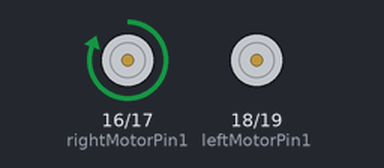
Simulated run of this sketch. Board: Arduino Uno, built with avr-gcc and run on an emulated ATmega328P. Parts: motor-driver pin pairs drawn as motors (green arrow = first pin HIGH = forward, orange = second pin HIGH = backward, longer = more drive).

Above: at 1.0 s.
At 3.0 s:
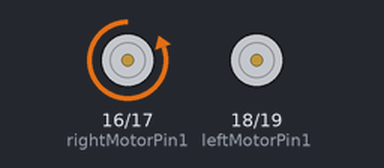
At 5.0 s:
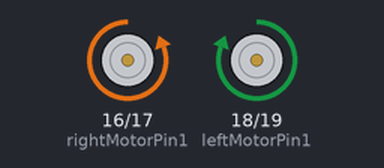
At 9.0 s:
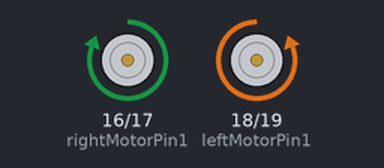
Timing chart, 0 to 10.4 s (numbered marks = the images above):
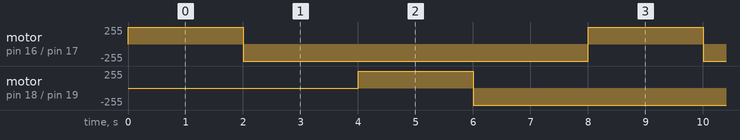

Measured:
- by itself, motor on pin 16 (rightMotorPin1) / pin 17 (rightMotorPin2), motor on pin 18 (leftMotorPin1) / pin 19 (leftMotorPin2): alternates forward 255/255 for 2.0 s and backward 255/255 for 6.0 s

The sketch:

Test_Motors.ino
```cpp
//These pin control the 2 motors on the right side of the car
int rightMotorPin1=16; //Control going forward
int rightMotorPin2=17; //Control going backward

//These pin control the 2 motors on the left side of the car
int leftMotorPin1=18; //Control going forward
int leftMotorPin2=19; //Control going backward

void setup()
{
 // Set these pin to output mode to control the motor driver
 pinMode(rightMotorPin1, OUTPUT);
 pinMode(rightMotorPin2, OUTPUT);
 pinMode(leftMotorPin1, OUTPUT);
 pinMode(leftMotorPin2, OUTPUT);
}

void loop()
{
 // Rotate the 2 motors on the right to move forward
 digitalWrite(rightMotorPin1, HIGH);
 digitalWrite(rightMotorPin2, LOW);
 delay(2000); //2 seconds delay before the next test

 // Rotate the 2 motors on the right to move backward
 digitalWrite(rightMotorPin1, LOW);
 digitalWrite(rightMotorPin2, HIGH);
 delay(2000);

 // Rotate the 2 motors on the left to move forward
 digitalWrite(leftMotorPin1, HIGH);
 digitalWrite(leftMotorPin2, LOW);
 delay(2000);

 // Rotate the 2 motors on the left to move forward
 digitalWrite(leftMotorPin1, LOW);
 digitalWrite(leftMotorPin2, HIGH);
 delay(2000);
}
```
